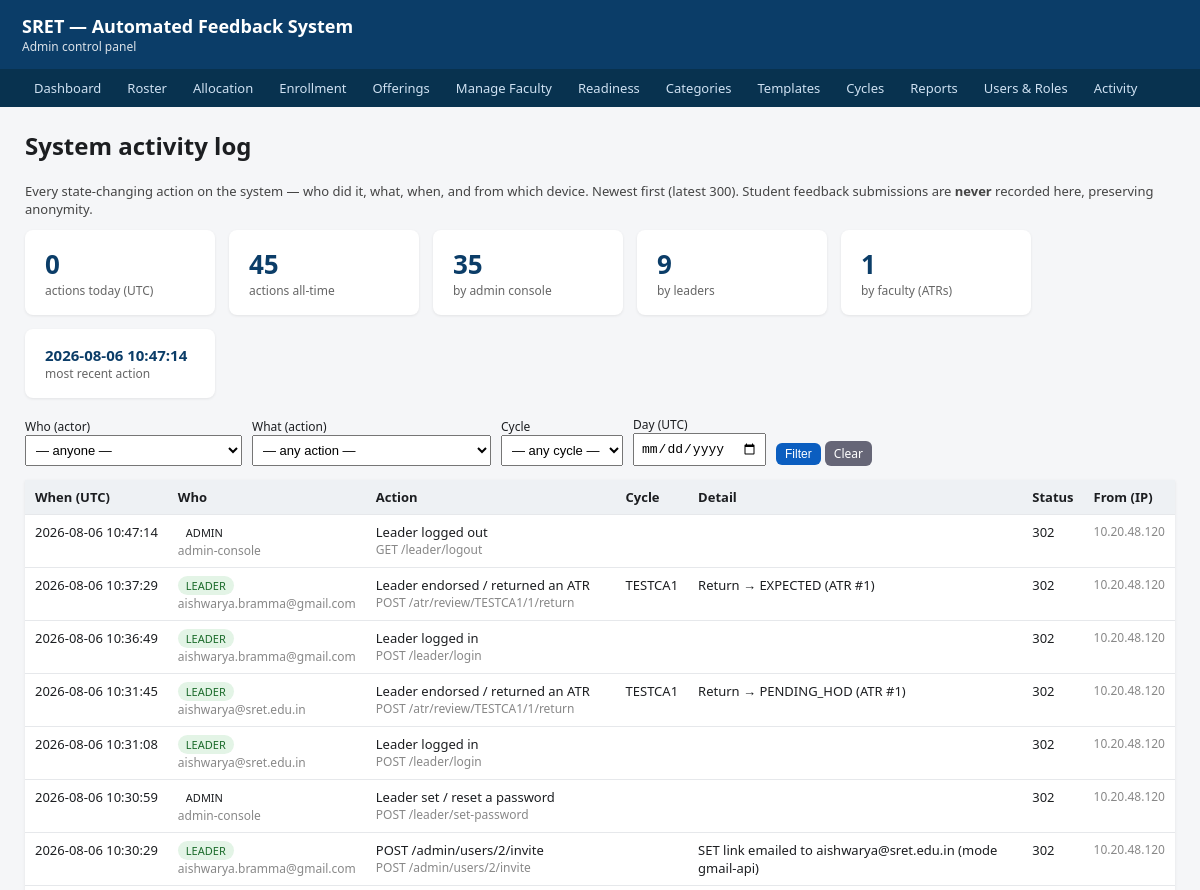
The page /admin/activity (upper part) on the database as committed earlier.
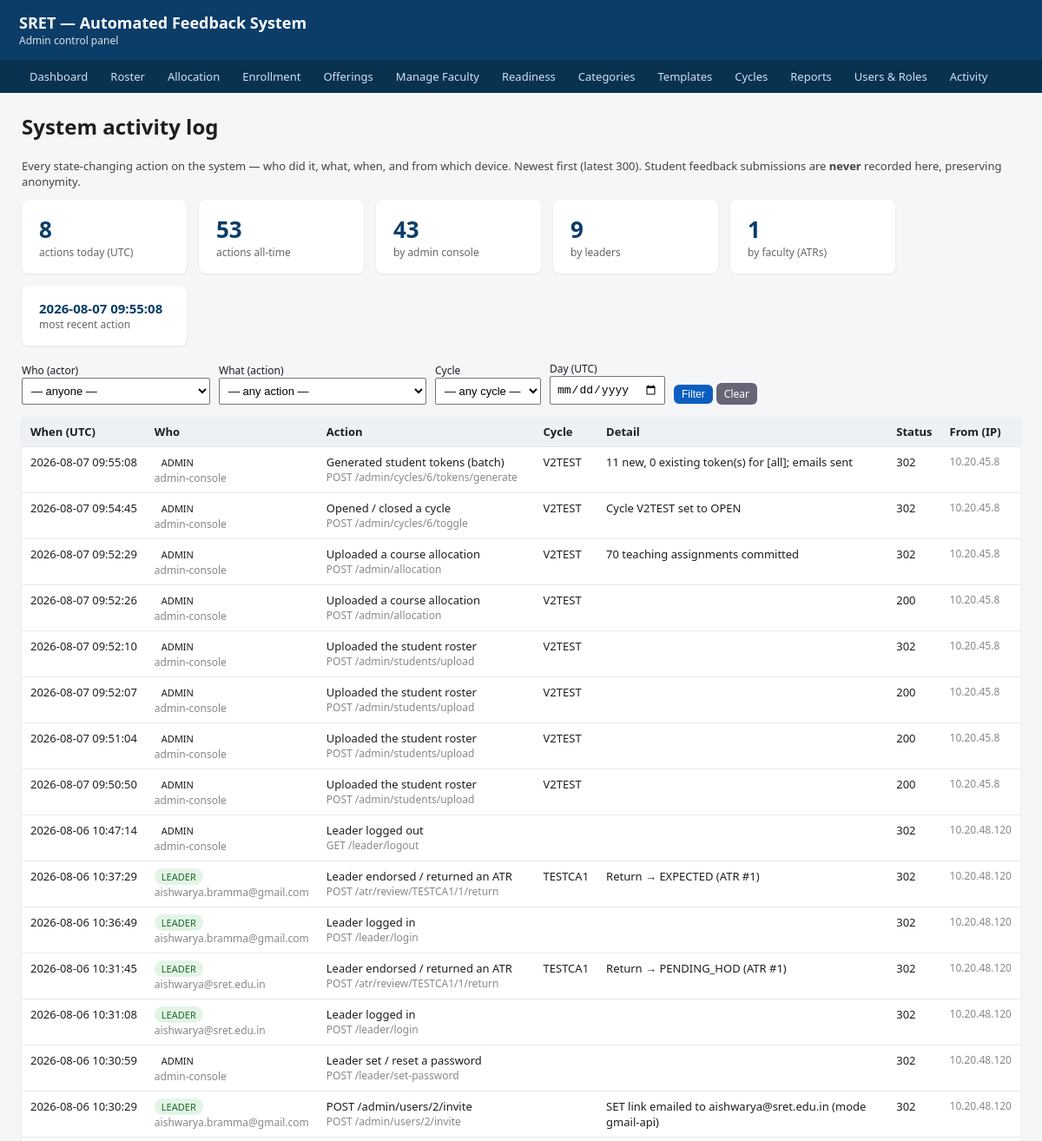
The same page on the database as committed later.
### tables this page shows
CREATE TABLE activity_log (
            id          INTEGER PRIMARY KEY AUTOINCREMENT,
            at          TEXT NOT NULL DEFAULT (datetime('now')),
            actor_type  TEXT NOT NULL,        -- 'ADMIN' | 'LEADER' | 'FACULTY' | 'SYSTEM'
            actor_id    INTEGER,              -- app_user.id when a leader; else NULL
            actor_label TEXT,                 -- email / 'admin-console'
            action      TEXT NOT NULL,        -- friendly verb, e.g. 'Opened / closed a cycle'
            endpoint    TEXT,                 -- Flask endpoint, e.g. 'admin.cycles_toggle'
            method      TEXT,                 -- HTTP method
            path        TEXT,                 -- request path
            status      INTEGER,              -- HTTP status returned
            cycle_code  TEXT,                 -- cycle context, when known
            target_type TEXT,                 -- optional object kind
            target_id   TEXT,                 -- optional object id (text)
            detail      TEXT,                 -- optional human note
            ip          TEXT                  -- requester IP
        );

### admin/routes.py (the view)
@admin_bp.route("/activity")
def activity_log_view():
    import activity_log                       # imported here to avoid any import cycle
    conn = get_master()
    f_actor  = request.args.get("actor", "").strip() or None
    f_action = request.args.get("action", "").strip() or None
    f_cycle  = request.args.get("cycle", "").strip() or None
    f_day    = request.args.get("day", "").strip() or None
    rows = activity_log.recent(conn, actor=f_actor, action=f_action,
                               cycle=f_cycle, day=f_day, limit=300)
    actions = activity_log.distinct_actions(conn)
    actors  = activity_log.distinct_actors(conn)
    cycles  = conn.execute("SELECT code FROM cycle ORDER BY id").fetchall()
    summary = activity_log.summary(conn)        # the at-a-glance header numbers
    conn.close()
    return render_template("activity_log.html",
                           rows=rows, actions=actions, actors=actors,
                           cycles=cycles, summary=summary,
                           f_actor=f_actor, f_action=f_action,
                           f_cycle=f_cycle, f_day=f_day)

### activity_log.py (called while the page is built, shortened)
def _should_log(response):
    if request.blueprint == "student":
        return False
    if request.endpoint == "static" or request.endpoint is None:
        return False
    if request.method in _MUTATING_METHODS:
        return True
    if request.endpoint in SENSITIVE_GET:
        return True
    return False

def _after_request(response):
    try:
        if not _should_log(response):
            return response
    except Exception as exc:            # noqa: BLE001 — the hook must be bullet-proof
        print("activity_log: after_request hook error — %s" % exc, file=sys.stderr)
    return response

def recent(conn, *, actor=None, action=None, cycle=None, day=None, limit=300):
    clauses, params = [], []
    if actor:
        clauses.append("actor_label LIKE ?"); params.append("%%%s%%" % actor)
    if action:
        clauses.append("action LIKE ?"); params.append("%%%s%%" % action)
    if cycle:
        clauses.append("cycle_code = ?"); params.append(cycle)
    if day:
        clauses.append("substr(at,1,10) = ?"); params.append(day)
    where = ("WHERE " + " AND ".join(clauses)) if clauses else ""
    sql = ("SELECT * FROM activity_log %s ORDER BY id DESC LIMIT ?" % where)
    params.append(int(limit))
    return conn.execute(sql, params).fetchall()

def distinct_actions(conn):
    return [r["action"] for r in conn.execute(
        "SELECT DISTINCT action FROM activity_log ORDER BY action").fetchall()]

def distinct_actors(conn):
    return [r["actor_label"] for r in conn.execute(
        "SELECT DISTINCT actor_label FROM activity_log "
        "WHERE actor_label IS NOT NULL ORDER BY actor_label").fetchall()]

def summary(conn):
    total = conn.execute("SELECT COUNT(*) n FROM activity_log").fetchone()["n"]
    today = conn.execute(
        "SELECT COUNT(*) n FROM activity_log WHERE substr(at,1,10)=substr(datetime('now'),1,10)"
    ).fetchone()["n"]
    by_type = {r["actor_type"]: r["n"] for r in conn.execute(
        "SELECT actor_type, COUNT(*) n FROM activity_log GROUP BY actor_type").fetchall()}
    last = conn.execute("SELECT at FROM activity_log ORDER BY id DESC LIMIT 1").fetchone()
    return {
        "total": total,
        "today": today,
        "by_type": by_type,
        "last_at": last["at"] if last else None,
    }

### db.py (called while the page is built)
def _ensure_data_dir() -> None:
    os.makedirs(Config.DATA_DIR, exist_ok=True)

def get_master() -> sqlite3.Connection:
    _ensure_data_dir()
    conn = sqlite3.connect(Config.MASTER_DB)
    return _configure(conn)

### templates/activity_log.html (shortened to what this page needs)
{% extends "base.html" %}
{% block content %}
  <h2 style="margin-top:0">System activity log</h2>
  <p class="stat">
    Every state-changing action on the system — who did it, what, when, and from
    which device. Newest first (latest 300). Student feedback submissions are
    <strong>never</strong> recorded here, preserving anonymity.
  </p>
  <div class="cards">
    <div class="metric">
      <div class="n">{{ summary.today }}</div>
      <div class="l">actions today (UTC)</div>
    </div>
    <div class="metric">
      <div class="n">{{ summary.total }}</div>
      <div class="l">actions all-time</div>
    </div>
    <div class="metric">
      <div class="n">{{ summary.by_type.get('ADMIN', 0) }}</div>
      <div class="l">by admin console</div>
    </div>
    <div class="metric">
      <div class="n">{{ summary.by_type.get('LEADER', 0) }}</div>
      <div class="l">by leaders</div>
    </div>
    <div class="metric">
      <div class="n">{{ summary.by_type.get('FACULTY', 0) }}</div>
      <div class="l">by faculty (ATRs)</div>
    </div>
    <div class="metric">
      <div class="n" style="font-size:15px">{{ summary.last_at or '—' }}</div>
      <div class="l">most recent action</div>
    </div>
  </div>
  <form method="get" class="filters">
    <div>
      <label for="actor">Who (actor)</label>
      <select name="actor" id="actor">
        <option value="">— anyone —</option>
      </select>
    </div>
    <div>
      <label for="action">What (action)</label>
      <select name="action" id="action">
        <option value="">— any action —</option>
      </select>
    </div>
    <div>
      <label for="cycle">Cycle</label>
      <select name="cycle" id="cycle">
        <option value="">— any cycle —</option>
      </select>
    </div>
    <div>
      <label for="day">Day (UTC)</label>
      <input type="date" name="day" id="day" value="{{ f_day or '' }}">
    </div>
    <div>
      <button class="btn small" type="submit">Filter</button>
      <a class="btn small grey" href="{{ url_for('admin.activity_log_view') }}">Clear</a>
    </div>
  </form>
  <table>
    <thead>
      <tr>
        <th>When (UTC)</th>
        <th>Who</th>
        <th>Action</th>
        <th>Cycle</th>
        <th>Detail</th>
        <th>Status</th>
        <th>From (IP)</th>
      </tr>
    </thead>
    <tbody>
      {% for r in rows %}
        <tr>
          <td style="white-space:nowrap">{{ r.at }}</td>
          <td>
            {% if r.actor_type == 'LEADER' %}
              <span class="pill ok">LEADER</span>
            {% elif r.actor_type == 'FACULTY' %}
              <span class="pill warn">FACULTY</span>
            {% elif r.actor_type == 'SYSTEM' %}
              <span class="pill">SYSTEM</span>
            {% else %}
              <span class="pill">ADMIN</span>
            {% endif %}
            <div class="muted">{{ r.actor_label }}</div>
          </td>
          <td>{{ r.action }}
            <div class="muted">{{ r.method }} {{ r.path }}</div>
          </td>
          <td>{{ r.cycle_code or '' }}</td>
          <td>{{ r.detail or '' }}</td>
          <td>
            {% if r.status and r.status >= 400 %}
              <span class="pill" style="background:#fbe0e0;color:#a11">{{ r.status }}</span>
            {% else %}
              {{ r.status or '' }}
            {% endif %}
          </td>
          <td class="muted">{{ r.ip or '' }}</td>
        </tr>
      {% else %}
        <tr><td colspan="7" class="muted">No activity recorded yet for these filters.</td></tr>
      {% endfor %}
    </tbody>
  </table>
{% endblock %}

### templates/base.html (shortened to what this page needs)
<!DOCTYPE html>
<html lang="en">
<head>
</head>
<body>
  <header>
    <h1>SRET — Automated Feedback System</h1>
    <div class="sub">{% block subtitle %}Admin control panel{% endblock %}</div>
  </header>
  {% block nav %}
  <nav class="admin">
    <a href="{{ url_for('admin.dashboard') }}">Dashboard</a>
    <a href="{{ url_for('admin.students_list') }}">Roster</a>
    <a href="{{ url_for('admin.allocation_upload') }}">Allocation</a>
    <a href="{{ url_for('admin.enrollment_upload') }}">Enrollment</a>
    <a href="{{ url_for('admin.roster_list') }}">Offerings</a>
    <a href="{{ url_for('admin.faculty_list') }}">Manage Faculty</a>
    <a href="{{ url_for('admin.readiness_page') }}">Readiness</a>
    <a href="{{ url_for('admin.categories_list') }}">Categories</a>
    <a href="{{ url_for('admin.templates_list') }}">Templates</a>
    <a href="{{ url_for('admin.cycles_list') }}">Cycles</a>
    <a href="{{ url_for('admin.reports_home') }}">Reports</a>
    <a href="{{ url_for('admin.users_list') }}">Users &amp; Roles</a>
    <a href="{{ url_for('admin.activity_log_view') }}">Activity</a>
  </nav>
  {% endblock %}
  <div class="wrap">
    {% block content %}{% endblock %}
  </div>
</body>
</html>

### templates/base.html (style rules this page uses)
body { font-family: system-ui, Arial, sans-serif; margin: 0; background:#f5f6f8; color:#1c1e21; }
header { background:#0b3d68; color:#fff; padding:14px 22px; }
header h1 { margin:0; font-size:18px; font-weight:600; }
header .sub { font-size:12px; opacity:.85; }
.wrap { max-width:1150px; margin:22px auto; padding:0 18px; }
table { border-collapse:collapse; width:100%; background:#fff; box-shadow:0 1px 3px rgba(0,0,0,.08); }
th, td { text-align:left; padding:8px 10px; border-bottom:1px solid #e6e8eb; font-size:13px; vertical-align:top; }
th { background:#eef1f4; position:sticky; top:0; }
.pill { display:inline-block; padding:2px 8px; border-radius:10px; font-size:11px; }
.pill.ok { background:#e3f4e6; color:#1b6b2b; }
a.btn, button.btn { display:inline-block; background:#0b5ec0; color:#fff; border:none; padding:7px 13px; border-radius:6px; font-size:13px; text-decoration:none; cursor:pointer; }
a.btn.small, button.btn.small { padding:4px 9px; font-size:12px; }
.filters { margin-bottom:14px; display:flex; gap:10px; flex-wrap:wrap; align-items:end; }
.filters label { font-size:12px; display:block; }
.filters select, .filters input { padding:6px; font-size:13px; }
.stat { font-size:13px; color:#444; margin-bottom:12px; }
nav.admin { background:#08324f; padding:0 22px; display:flex; gap:2px; flex-wrap:wrap; }
nav.admin a { color:#cfe1f2; text-decoration:none; font-size:13px; padding:10px 12px; }
.cards { display:flex; gap:14px; flex-wrap:wrap; margin-bottom:18px; }
.metric { background:#fff; border-radius:8px; box-shadow:0 1px 3px rgba(0,0,0,.08); padding:16px 20px; min-width:150px; }
.metric .n { font-size:26px; font-weight:700; color:#0b3d68; }
.metric .l { font-size:12px; color:#666; }
.btn.grey { background:#667; }
.muted { color:#888; font-size:12px; }

Rows that differ between the two databases and show on the page:
added activity_log: at "2026-08-07 09:55:08", actor_type "ADMIN", actor_label "admin-console", action "Generated student tokens (batch)", method "POST", path "/admin/cycles/6/tokens/generate", cycle_code "V2TEST", detail "11 new, 0 existing token(s) for [all]; emails sent", status "302", ip "10.20.45.8"
added activity_log: at "2026-08-07 09:54:45", actor_type "ADMIN", actor_label "admin-console", action "Opened / closed a cycle", method "POST", path "/admin/cycles/6/toggle", cycle_code "V2TEST", detail "Cycle V2TEST set to OPEN", status "302", ip "10.20.45.8"
added activity_log: at "2026-08-07 09:52:29", actor_type "ADMIN", actor_label "admin-console", action "Uploaded a course allocation", method "POST", path "/admin/allocation", cycle_code "V2TEST", detail "70 teaching assignments committed", status "302", ip "10.20.45.8"
added activity_log: at "2026-08-07 09:52:26", actor_type "ADMIN", actor_label "admin-console", action "Uploaded a course allocation", method "POST", path "/admin/allocation", cycle_code "V2TEST", status "200", ip "10.20.45.8"
added activity_log: at "2026-08-07 09:52:10", actor_type "ADMIN", actor_label "admin-console", action "Uploaded the student roster", method "POST", path "/admin/students/upload", cycle_code "V2TEST", status "302", ip "10.20.45.8"
added activity_log: at "2026-08-07 09:52:07", actor_type "ADMIN", actor_label "admin-console", action "Uploaded the student roster", method "POST", path "/admin/students/upload", cycle_code "V2TEST", status "200", ip "10.20.45.8"
added activity_log: at "2026-08-07 09:51:04", actor_type "ADMIN", actor_label "admin-console", action "Uploaded the student roster", method "POST", path "/admin/students/upload", cycle_code "V2TEST", status "200", ip "10.20.45.8"
added activity_log: at "2026-08-07 09:50:50", actor_type "ADMIN", actor_label "admin-console", action "Uploaded the student roster", method "POST", path "/admin/students/upload", cycle_code "V2TEST", status "200", ip "10.20.45.8"
Other text that changed with them:
{{ summary.today }}: "0" → "8"
{{ summary.total }}: "45" → "53"
{{ summary.by_type.get('ADMIN', 0) }}: "35" → "43"
{{ summary.last_at or '—' }}: "2026-08-06 10:47:14" → "2026-08-07 09:55:08"
